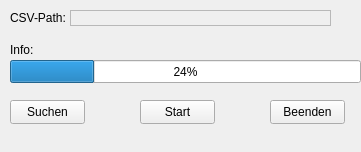
<?xml version="1.0" encoding="UTF-8"?>
<ui version="4.0">
 <class>Form</class>
 <widget class="QWidget" name="Form">
  <property name="geometry">
   <rect>
    <x>0</x>
    <y>0</y>
    <width>361</width>
    <height>152</height>
   </rect>
  </property>
  <property name="windowTitle">
   <string>Form</string>
  </property>
  <property name="locale">
   <locale language="German" country="Germany"/>
  </property>
  <widget class="QProgressBar" name="progressBar">
   <property name="geometry">
    <rect>
     <x>10</x>
     <y>60</y>
     <width>351</width>
     <height>23</height>
    </rect>
   </property>
   <property name="value">
    <number>24</number>
   </property>
  </widget>
  <widget class="QLabel" name="label">
   <property name="geometry">
    <rect>
     <x>10</x>
     <y>40</y>
     <width>31</width>
     <height>20</height>
    </rect>
   </property>
   <property name="text">
    <string>Info:</string>
   </property>
  </widget>
  <widget class="QPushButton" name="pushButton">
   <property name="geometry">
    <rect>
     <x>140</x>
     <y>100</y>
     <width>75</width>
     <height>24</height>
    </rect>
   </property>
   <property name="text">
    <string>Start</string>
   </property>
  </widget>
  <widget class="QPushButton" name="pushButton_2">
   <property name="geometry">
    <rect>
     <x>10</x>
     <y>100</y>
     <width>75</width>
     <height>24</height>
    </rect>
   </property>
   <property name="text">
    <string>Suchen</string>
   </property>
  </widget>
  <widget class="QPushButton" name="pushButton_3">
   <property name="geometry">
    <rect>
     <x>270</x>
     <y>100</y>
     <width>75</width>
     <height>24</height>
    </rect>
   </property>
   <property name="text">
    <string>Beenden</string>
   </property>
  </widget>
  <widget class="QLabel" name="label_2">
   <property name="geometry">
    <rect>
     <x>10</x>
     <y>10</y>
     <width>61</width>
     <height>16</height>
    </rect>
   </property>
   <property name="text">
    <string>CSV-Path:</string>
   </property>
  </widget>
  <widget class="QLabel" name="label_3">
   <property name="geometry">
    <rect>
     <x>70</x>
     <y>10</y>
     <width>261</width>
     <height>16</height>
    </rect>
   </property>
   <property name="frameShape">
    <enum>QFrame::StyledPanel</enum>
   </property>
   <property name="text">
    <string/>
   </property>
  </widget>
 </widget>
 <resources/>
 <connections/>
</ui>
